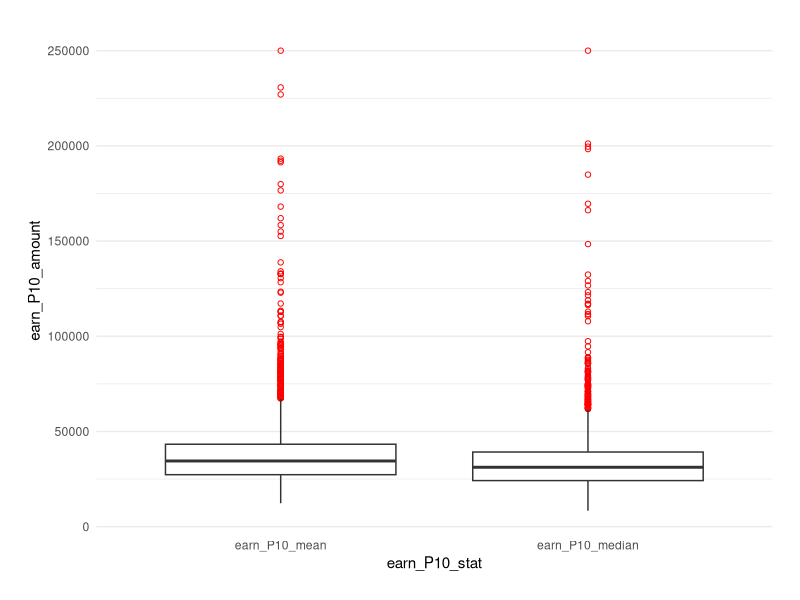
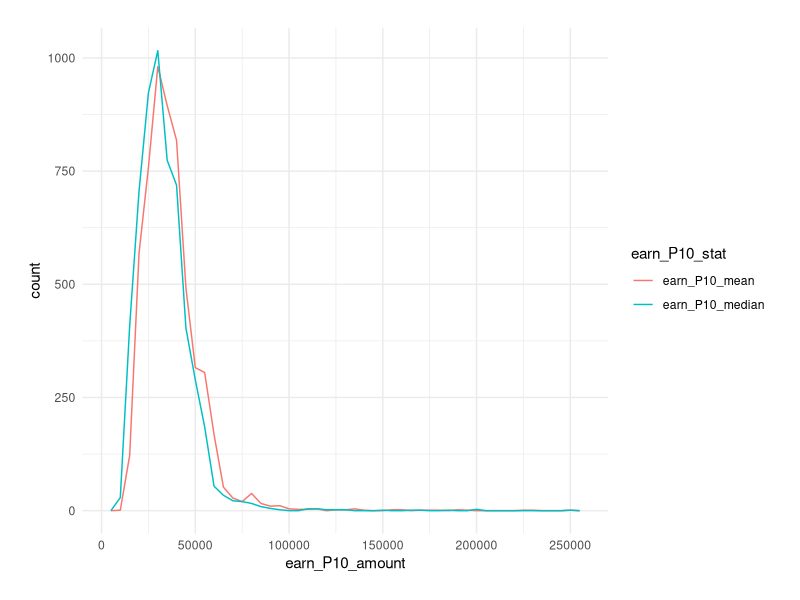
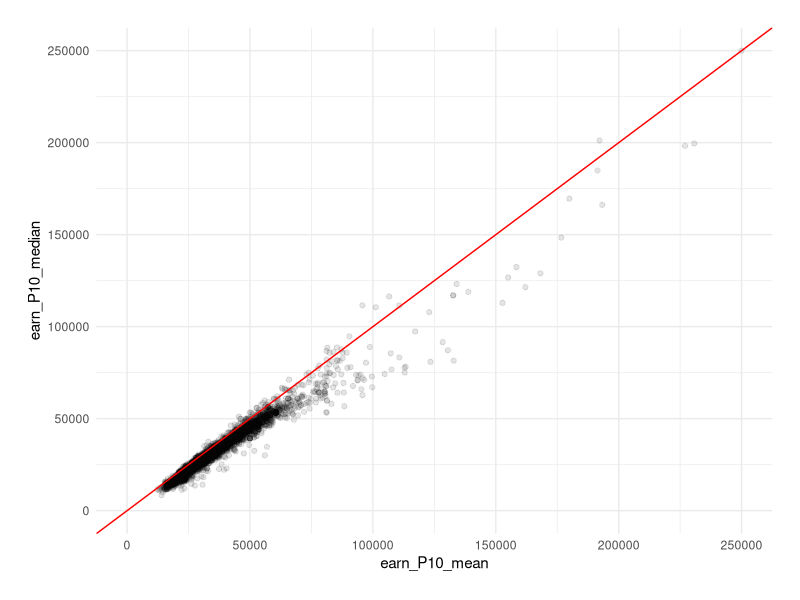
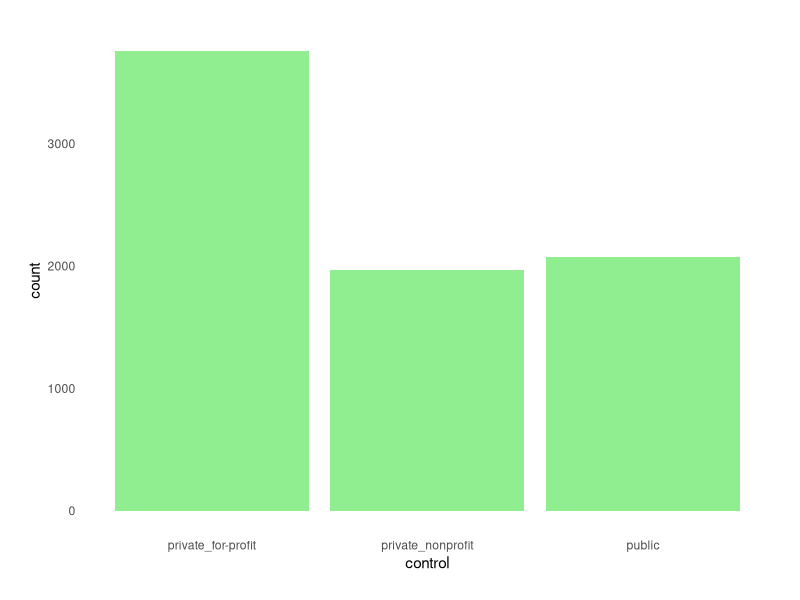
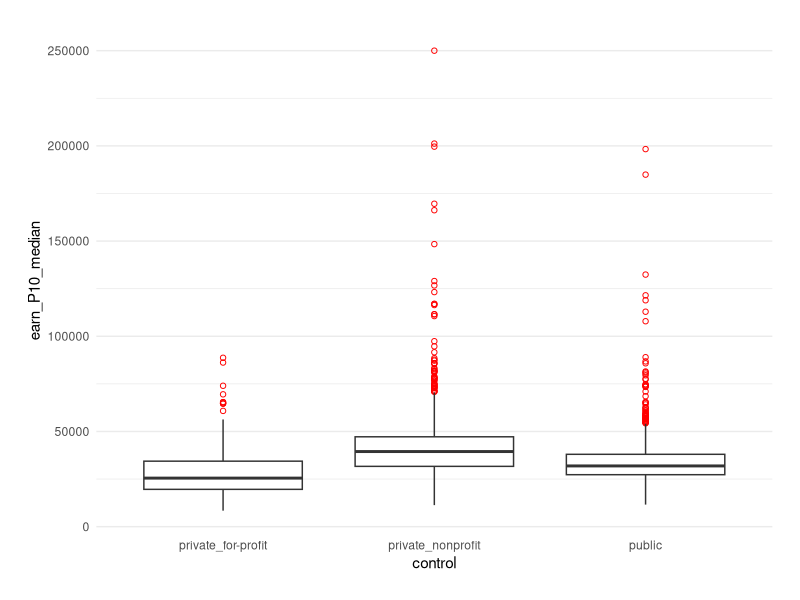

These charts were generated, in order, by the following R code: (Note: this script raises an error after producing the figures.)


## @knitr prelim

# Load packages
suppressWarnings(library(tidyr))
suppressWarnings(library(dplyr))
suppressWarnings(library(ggplot2))

# Set the theme for plotting
theme_set(theme_bw())
base_theme <- theme(plot.margin = unit(c(20, 20, 20, 20), "points"),
                    panel.margin = unit(c(15, 15, 15, 15), "points"),
                    panel.border = element_blank(),
                    strip.background = element_blank(),
                    strip.text = element_text(size = 15),
                    legend.key = element_blank(),
                    axis.ticks = element_blank())

# Load data
scorecard <- read.csv("./scorecard_clean.csv")
scorecard <- tbl_df(scorecard)

# Set levels for categorical variables
scorecard$control <- factor(scorecard$control, levels = c("private_for-profit", "private_nonprofit", "public"))
scorecard$degree <- factor(scorecard$degree, levels = c("certificate", "associate", "bachelor", "graduate"))

## Derive a new variable "region" from "state"
## Classification adapted from Census Bureau divisions
scorecard$region <- c()
lst_region <- list(
  "Northeast" = c("CT", "MA", "ME", "NH", "NJ", "NY", "PA", "RI", "VT"),
  "Midwest" = c("IA", "IL", "IN", "KS", "MI", "MN", "MO", "ND", "NE", "OH", "SD", "WI"),
  "South" = c("AL", "AR", "DC", "DE", "FL", "GA", "KY", "LA", "MD", "MS", "NC", "OK", "SC", "TN", "TX", "VA", "WV"),
  "West" = c("AZ", "CA", "CO", "ID", "MT", "NM", "NV", "OR", "UT", "WA", "WY"),
  "Noncontiguous" = c("AK", "AL", "AS", "FM", "GU", "HI", "MH", "MP", "PR", "PW", "VI")
)
for(key in names(lst_region)) {
  scorecard$region[scorecard$state %in% lst_region[[key]]] <- key
}
scorecard$region <- factor(scorecard$region, levels = names(lst_region))



## @knitr functions

# Function that produces box plots of the median postgraduate earnings for different levels of a category
box_PGE <- function(scorecard_data, cat_var, view_range = NULL) {
  
  plot <- ggplot(scorecard_data %>%
                   filter(!is.na(earn_P10_median) & !is.na(scorecard_data[[cat_var]])), 
                 aes(x = eval(parse(text = cat_var)), y = earn_P10_median)) +
    geom_boxplot(outlier.colour = "red", outlier.shape = 1) +
    coord_cartesian(ylim = view_range) +
    labs(x = cat_var) +
    base_theme +
    theme(panel.grid.major.x = element_blank(),
          panel.grid.minor.x = element_blank())
  
  return(plot)
}

# Function that plots histograms of the median postgraduate earnings for different levels of a category
hist_facet_PGE <- function(scorecard_data, cat_var, view_range = NULL, binwidth = 5000) {
  
  group_mdns <- scorecard_data %>%
    filter(!is.na(scorecard_data[[cat_var]])) %>%
    group_by_(cat_var) %>%
    summarise(mdn_PGE = median(earn_P10_median, na.rm = TRUE))
  
  group_mdns_df <- data.frame(cat_var = levels(scorecard_data[[cat_var]]), mdn_PGE = group_mdns[["mdn_PGE"]])
  
  plot <- ggplot(scorecard_data %>%
                   filter(!is.na(earn_P10_median) & !is.na(scorecard_data[[cat_var]])), 
                 aes(x = earn_P10_median)) +
    geom_histogram(binwidth = binwidth, fill = "navajowhite", col = "white") +
    geom_vline(aes(xintercept = mdn_PGE), data = group_mdns, col = "blue", size = 1) +
    coord_cartesian(xlim = view_range) +
    facet_wrap(as.formula(paste("~", cat_var)), ncol = 1, scales = "free_y") +
    base_theme
  
  return(plot)
}

# Function that plots frequency polygons of the median postgraduate earnings for different levels of a category
hist_density_PGE <- function(scorecard_data, cat_var, view_range = NULL, binwidth = 5000) {
  
  plot <- ggplot(scorecard_data %>%
                   filter(!is.na(earn_P10_median) & !is.na(scorecard_data[[cat_var]])), 
                 aes(x = earn_P10_median, col = eval(parse(text = cat_var)))) +
    geom_freqpoly(aes(y = ..density..), binwidth = binwidth) +
    coord_cartesian(xlim = view_range) +
    labs(col = cat_var) +
    base_theme +
    theme(axis.text.y = element_blank())
  
  return(plot)
}

bar_2cat <- function(scorecard_data, x_cat, fill_cat, position_type = "stack") {
  
  plot <- ggplot(scorecard_data %>%
                   filter(!is.na(scorecard_data[[x_cat]]) & !is.na(scorecard_data[[fill_cat]])), 
                 aes(x = eval(parse(text = x_cat)), fill = eval(parse(text = fill_cat)))) +
    geom_bar(position = position_type) +
    labs(x = x_cat, fill = fill_cat) +
    base_theme +
    theme(panel.grid.major.x = element_blank(),
          panel.grid.minor.x = element_blank())
  
  return(plot)
}

bar_2cat_mdn_PGE <- function(scorecard_data, x_cat, fill_cat) {
  
  plot <- ggplot(scorecard_data %>%
                   filter(!is.na(earn_P10_median) & 
                            !is.na(scorecard_data[[x_cat]]) & 
                            !is.na(scorecard_data[[fill_cat]])) %>%
                   group_by_(x_cat, fill_cat) %>%
                   summarise(mdn_PGE = median(earn_P10_median, na.rm = TRUE)), 
                 aes(x = eval(parse(text = x_cat)), y = mdn_PGE, 
                     fill = eval(parse(text = fill_cat)))) +
    geom_bar(stat = "identity", position = "dodge") +
    labs(x = x_cat, fill = fill_cat) +
    base_theme +
    theme(panel.grid.major.x = element_blank(),
          panel.grid.minor.x = element_blank())
  
  return(plot)
}

# Function that produces scatter plots and can color-code different levels of a category
scatter_plot <- function(scorecard_data, var_cont_y, var_cont_x, var_cat, view_range = NULL) {
  
  if(missing(var_cat)) {
    plot <- ggplot(scorecard_data %>%
                     filter(!is.na(scorecard_data[[var_cont_y]]) & 
                            !is.na(scorecard_data[[var_cont_x]])), 
                   aes(y = eval(parse(text = var_cont_y)), 
                       x = eval(parse(text = var_cont_x)))) +
      geom_point(alpha = 1/10, position = position_jitter(h = 0)) +
      coord_cartesian(ylim = view_range) +
      base_theme +
      labs(y = var_cont_y, x = var_cont_x)
  } else {
    plot <- ggplot(scorecard_data %>%
                     filter(!is.na(scorecard_data[[var_cont_y]]) & 
                            !is.na(scorecard_data[[var_cont_x]]) & 
                            !is.na(scorecard_data[[var_cat]])), 
                   aes(y = eval(parse(text = var_cont_y)), 
                       x = eval(parse(text = var_cont_x)), 
                       col = eval(parse(text = var_cat)))) +
      geom_point(alpha = 1/10, position = position_jitter(h = 0)) +
      coord_cartesian(ylim = view_range) +
      base_theme +
      labs(y = var_cont_y, x = var_cont_x, col = var_cat)
  }
  
  return(plot)
}



## @knitr PGE_stat

# Get a brief statistical summary
apply(scorecard[,c("earn_P10_mean", "earn_P10_median")], 2, summary)

# Distribution of Postgraduate Earnings: Mean vs. Median - Box Plot
ggplot(scorecard %>%
         filter(!is.na(earn_P10_median) & !is.na(earn_P10_mean)) %>%
         gather(earn_P10_stat, earn_P10_amount, earn_P10_median:earn_P10_mean), 
       aes(x = earn_P10_stat, y = earn_P10_amount)) +
  geom_boxplot(outlier.colour = "red", outlier.shape = 1) +
  base_theme +
  theme(panel.grid.major.x = element_blank(),
        panel.grid.minor.x = element_blank())

# Distribution of Postgraduate Earnings: Mean vs. Median - Frequency Polygon
ggplot(scorecard %>%
         filter(!is.na(earn_P10_median) & !is.na(earn_P10_mean)) %>%
         gather(earn_P10_stat, earn_P10_amount, earn_P10_median:earn_P10_mean), 
       aes(x = earn_P10_amount, col = earn_P10_stat)) +
  geom_freqpoly(binwidth = 5000) +
  scale_x_continuous(breaks = seq(0, 250000, 50000)) +
  base_theme

# Mean vs. Median Postgraduate Earnings
ggplot(scorecard %>%
         filter(!is.na(earn_P10_median) & !is.na(earn_P10_mean)),
       aes(x = earn_P10_mean, y = earn_P10_median)) +
  geom_point(alpha = 1/10, position = position_jitter(h = 0)) +
  coord_cartesian(xlim = c(0, 250000), ylim = c(0, 250000)) +
  geom_abline(slope = 1, colour = "red") +
  base_theme



## @knitr outliers

# Subset outliers
grad_earn_GT100K <- scorecard %>%
  filter(earn_P10_median > 100000) %>%
  arrange(desc(earn_P10_median))

# Print some of their info
grad_earn_GT100K %>%
  select(inst_name, earn_P10_median, control, degree, region) %>%
  print(n = nrow(grad_earn_GT100K))



## @knitr bar_control

# Distribution of Different Control Types
ggplot(scorecard, aes(x = control)) +
  geom_bar(fill = "lightgreen") +
  base_theme +
  theme(panel.grid = element_blank())



## @knitr PGE_control

# Distribution of Postgraduate Earnings by Control Type: Box Plot
box_PGE(scorecard, "control")

# Distribution of Postgraduate Earnings by Control Type: Histogram
hist_facet_PGE(scorecard, "control", view_range = c(0, 100000))

# Distribution of Postgraduate Earnings by Control Type: Frequency Polygon
hist_density_PGE(scorecard, "control", view_range = c(0, 100000))



## @knitr bar_degree

# Distribution of Primary Degree Types
ggplot(scorecard, aes(x = degree)) +
  geom_bar(fill = "lightgreen") +
  base_theme +
  theme(panel.grid = element_blank())



## @knitr PGE_degree

# Distribution of Postgraduate Earnings by Degree Type: Box Plot
box_PGE(scorecard, "degree")

# Distribution of Postgraduate Earnings by Degree Type: Histogram
hist_facet_PGE(scorecard, "degree", view_range = c(0, 100000))

# Distribution of Postgraduate Earnings by Degree Type: Frequency Polygon
hist_density_PGE(scorecard, "degree", view_range = c(0, 100000))



## @knitr bar_region

# Regional Distribution
ggplot(scorecard, aes(x = region)) +
  geom_bar(fill = "lightgreen") +
  base_theme +
  theme(panel.grid = element_blank())



## @knitr PGE_region

# Distribution of Postgraduate Earnings by Region: Box Plot
box_PGE(scorecard, "region")

# Distribution of Postgraduate Earnings by Region: Histogram
hist_facet_PGE(scorecard, "region", view_range = c(0, 100000))

# Distribution of Postgraduate Earnings by Region: Frequency Polygon
hist_density_PGE(scorecard, "region", view_range = c(0, 100000))



## @knitr distribution_degree

# Distribution of Degree Types by Control Type
bar_2cat(filter(scorecard, !is.na(earn_P10_median)), "control", "degree", "fill") +
  theme(panel.grid = element_blank())

# Distribution of Degree Types by Region
bar_2cat(filter(scorecard, !is.na(earn_P10_median)), "region", "degree", "fill") +
  theme(panel.grid = element_blank())



## @knitr PGE_control_adjDegree

# Distribution of Postgraduate Earnings by Control Type, Adjusting for Degree Type
hist_density_PGE(filter(scorecard, !is.na(degree)), "control", view_range = c(0, 100000)) +
  facet_wrap(~ degree, ncol = 1)

# Median Postgraduate Earnings by Control Type, Adjusting for Degree Type
bar_2cat_mdn_PGE(scorecard, "degree", "control")



## @knitr PGE_region_adjDegree

# Distribution of Postgraduate Earnings by Region, Adjusting for Degree Type
hist_density_PGE(filter(scorecard, !is.na(degree)), "region", view_range = c(0, 100000)) +
  facet_wrap(~ degree, scales = "free_y", ncol = 1)

# Median Postgraduate Earnings by Region, Adjusting for Degree Type
bar_2cat_mdn_PGE(scorecard, "degree", "region")



## @knitr PGE_degree_adjControl

# Distribution of Postgraduate Earnings by Degree Type, Adjusting for Control Type
hist_density_PGE(filter(scorecard, !is.na(control)), "degree", view_range = c(0, 100000)) +
facet_wrap(~ control, ncol = 1)

# Median Postgraduate Earnings by Degree Type, Adjusting for Control Type
bar_2cat_mdn_PGE(scorecard, "control", "degree")



## @knitr PGE_degree_adjRegion

# Distribution of Postgraduate Earnings by Degree Type, Adjusting for Region
hist_density_PGE(filter(scorecard, !is.na(region)), "degree", view_range = c(0, 100000)) +
  facet_wrap(~ region, scales = "free_y", ncol = 1)

# Median Postgraduate Earnings by Degree Type, Adjusting for Region
bar_2cat_mdn_PGE(scorecard, "region", "degree")



## @knitr bar_medical

# Create a new variable for medical specialization based on institution names
scorecard <- scorecard %>%
  mutate(focus_medicine = ifelse(grepl("Medic", inst_name) | grepl("Pharm", inst_name) | grepl("Health", inst_name), "yes", "no"))

# Distribution of medical vs. non-medical institutions
ggplot(scorecard, aes(x = focus_medicine)) +
  geom_bar(fill = "lightgreen") +
  base_theme +
  theme(panel.grid = element_blank())



## @knitr PGE_medical

# Distribution of Postgraduate Earnings by Specialization in Medicine
hist_density_PGE(scorecard, "focus_medicine") +
  geom_vline(xintercept = 100000, col = "blue", linetype = 2)



## @knitr PGE_medical_adjDegree

# Distribution of Postgraduate Earnings by Specialization in Medicine, Adjusting for Degree Type
hist_density_PGE(filter(scorecard, !is.na(degree)), "focus_medicine") +
  facet_wrap(~ degree, scales = "free_y", ncol = 1)



## @knitr PGE_gender

# Male vs. Female Postgraduate Earnings
ggplot(scorecard %>%
         filter(!is.na(earn_P10_mean_male) & !is.na(earn_P10_mean_female)), 
       aes(x = earn_P10_mean_male, y = earn_P10_mean_female)) +
  geom_point(alpha = 1/10, position = position_jitter(h = 0)) +
  geom_abline(slope = 1, colour = "red") +
  base_theme

# Gender Difference in Postgraduate Earnings
ggplot(scorecard %>%
         filter(!is.na(earn_P10_mean_male) & !is.na(earn_P10_mean_female) & 
                earn_P10_mean_male != earn_P10_mean_female) %>%
         mutate(PGE_gender_diff = earn_P10_mean_female - earn_P10_mean_male, 
                PGE_greater_gender = ifelse(PGE_gender_diff > 0, "female", "male")) %>%
         mutate(PGE_gender_diff = abs(PGE_gender_diff)), 
       aes(x = PGE_gender_diff, fill = PGE_greater_gender)) +
  geom_histogram(binwidth = 500, position = "fill") +
  base_theme +
  theme(panel.grid = element_blank())



## @knitr PGE_gender_ttest

scorecard %>%
  filter(!is.na(earn_P10_mean_male) & !is.na(earn_P10_mean_female)) %>%
  mutate(earn_P10_mean_genderDiff = earn_P10_mean_male - earn_P10_mean_female) %>%
  select(earn_P10_mean_male, earn_P10_mean_female, earn_P10_mean_genderDiff) %>%
  summary()

ggplot(scorecard %>%
         filter(!is.na(earn_P10_mean_male) & !is.na(earn_P10_mean_female)) %>%
         mutate(earn_P10_mean_genderDiff = earn_P10_mean_male - earn_P10_mean_female), 
       aes(x = earn_P10_mean_genderDiff)) +
  geom_histogram(binwidth = 1000, col = "white", fill = "lightsalmon") +
  base_theme

t.test(scorecard$earn_P10_mean_male,
       scorecard$earn_P10_mean_female,
       conf.level = 0.95,
       paired = TRUE)



## @knitr PGE_male

# Derive a new variable for male proportion
scorecard <- scorecard %>%
  mutate(male_prop = 1 - female_prop)  # Assume comparatively little presence of LGBTQ students

# Postgraduate Earnings vs. Male Proportion
scatter_plot(scorecard, "earn_P10_median", "male_prop")



## @knitr PGE_male_degree

# Postgraduate Earnings vs. Male Proportion by Degree Type
scatter_plot(scorecard, "earn_P10_median", "male_prop", "degree")



## @knitr PGE_male_degree_zoomed

# Postgraduate Earnings vs. Male Proportion by Degree Type: Zoomed
scatter_plot(scorecard, "earn_P10_median", "male_prop", "degree", view_range = c(0, 75000))



## @knitr male_degree

# Male Proportion by Degree Type
ggplot(scorecard %>%
         filter(!is.na(degree) & !is.na(male_prop)),
       aes(x = male_prop, y = degree)) +
  geom_jitter(alpha = 1/5) +
  base_theme +
  theme(panel.grid = element_blank())



## @knitr PGE_male_adjDegree

# Postgraduate Earnings vs. Male Proportion, Adjusting for Degree Type
scatter_plot(scorecard %>%
               filter(!is.na(degree)), 
             "earn_P10_median", "male_prop") +
  facet_wrap(~ degree, scales = "free_y")



## @knitr PGE_race

# Postgraduate Earnings vs. Racial Proportion
scatter_plot(scorecard %>%
               filter(degree == "bachelor") %>%
               gather(UGDS_race, UGDS_prop, UGDS_white:UGDS_NA), 
             "earn_P10_median", "UGDS_prop") +
  facet_wrap(~ UGDS_race, scales = "free_x")



## @knitr PGE_famIncm

# Postgraduate Earnings vs. Family Income
scatter_plot(scorecard, "earn_P10_median", "fam_income_median")



## @knitr PGE_famIncm_adjDegree

# Postgraduate Earnings vs. Family Income by Degree Type
scatter_plot(scorecard, "earn_P10_median", "fam_income_median", "degree")

# Postgraduate Earnings vs. Family Income, Adjusting for Degree Type
scatter_plot(scorecard %>%
               filter(!is.na(degree)), 
             "earn_P10_median", "fam_income_median") +
  facet_wrap(~ degree, scales = "free")



## @knitr PGE_cost

# Postgraduate Earnings vs. Cost of Attendance
scatter_plot(scorecard, "earn_P10_median", "avg_net_cost")



## @knitr PGE_cost_degree

# Postgraduate Earnings vs. Cost of Attendance by Degree Type
scatter_plot(scorecard, "earn_P10_median", "avg_net_cost", "degree")



## @knitr PGE_cost_adjDegree

# Postgraduate Earnings vs. Cost of Attendance, Adjusting for Degree Type
scatter_plot(scorecard %>%
               filter(!is.na(degree)), 
             "earn_P10_median", "avg_net_cost") +
  facet_wrap(~ degree, scales = "free", nrow = 2)



## @knitr PGE_cost_anomaly

# Print some info of unusual data points
scorecard %>%
  filter(avg_net_cost < 0) %>%
  select(inst_name, control, degree, earn_P10_median, avg_net_cost) %>%
  arrange(desc(earn_P10_median))



## @knitr PGE_debt

# Postgraduate Earnings vs. Student Debt
scatter_plot(scorecard, "earn_P10_median", "grad_debt_median")



## @knitr PGE_debt_degree

# Postgraduate Earnings vs. Student Debt by Degree Type
scatter_plot(scorecard, "earn_P10_median", "grad_debt_median", "degree")



## @knitr PGE_debt_adjDegree

# Postgraduate Earnings vs. Student Debt, Adjusting for Degree Type
scatter_plot(scorecard %>%
               filter(!is.na(degree)), 
             "earn_P10_median", "grad_debt_median") +
  facet_wrap(~ degree, scales = "free")



## @knitr finalPlot1

box_PGE(scorecard, "degree") +
  labs(x = "Primary Degree Type", y = "Median Income, 10 Years After Graduation",
       title = "Postgraduate Financial Success by Institution's Primary Degree Type")



## @knitr finalPlot2

hist_density_PGE(scorecard, "control", view_range = c(0, 100000)) +
  labs(x = "Median Income, 10 Years After Graduation", y = "Proportion",
       title = "Postgraduate Financial Success by Institution's Control Type") +
  theme(axis.text.x = element_text(size = 8))

hist_density_PGE(filter(scorecard, !is.na(degree)), "control", view_range = c(0, 100000)) +
  facet_wrap(~ degree, ncol = 1) +
  labs(x = "Median Income, 10 Years After Graduation", y = "Proportion",
       title = "Adjusting for Primary Degree Type") +
  theme(axis.text.x = element_text(size = 8),
        strip.text = element_text(color = "dimgrey"))



## @knitr finalPlot3

scatter_plot(scorecard, "earn_P10_median", "male_prop") +
  labs(x = "Male Proportion", y = "Median Income, 10 Years After Graduation",
       title = "Postgraduate Earnings vs. Male Proportion")

scatter_plot(scorecard %>%
               filter(!is.na(degree)), 
             "earn_P10_median", "male_prop") +
  facet_wrap(~ degree, scales = "free_y") +
  labs(x = "Male Proportion", y = "Median Income, 10 Years After Graduation",
       title = "Adjusting for Primary Degree Type") +
  theme(axis.text.x = element_text(size = 8),
        axis.text.y = element_text(size = 8),
        strip.text = element_text(color = "dimgrey"))


